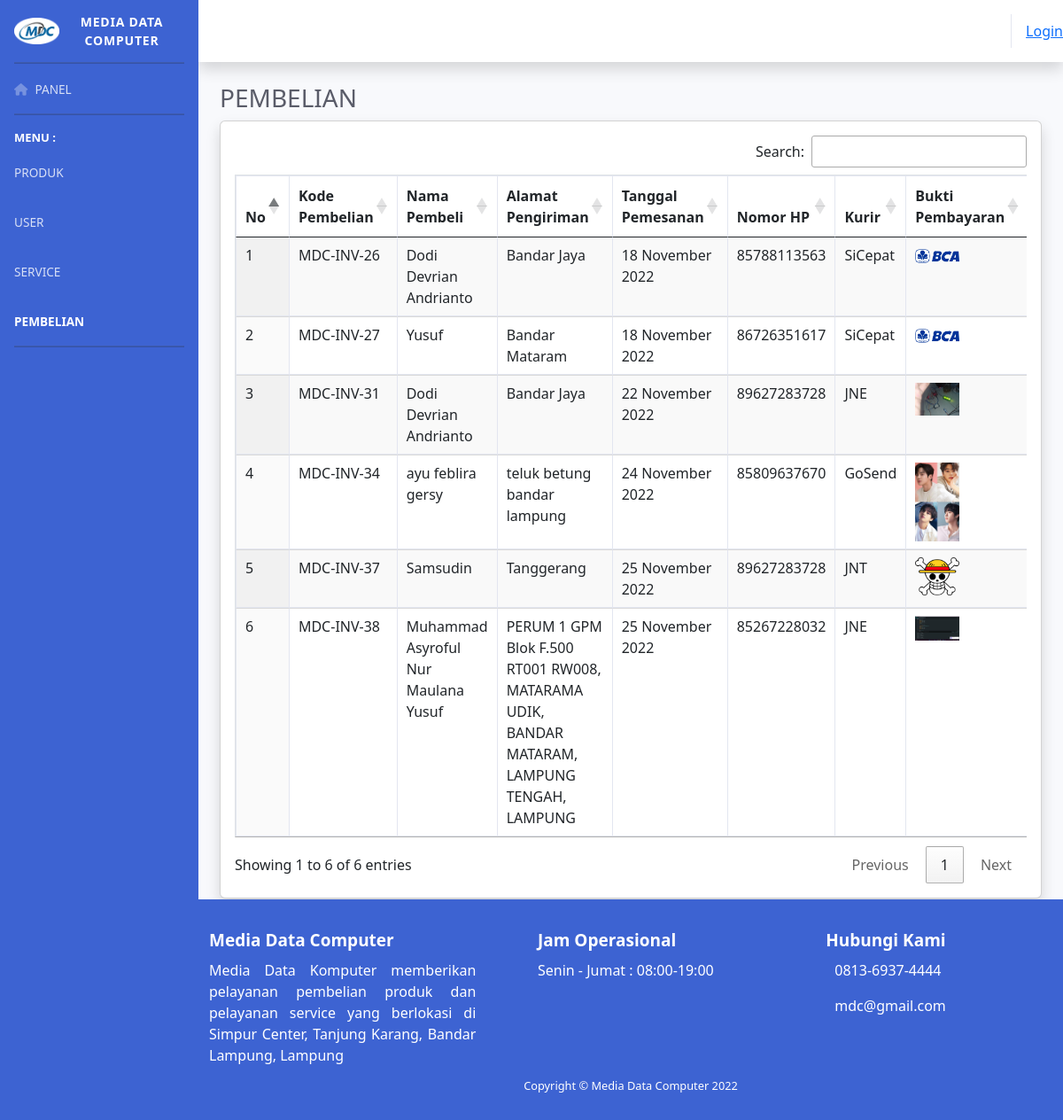
The page /index.php/owner/invoice on the database its author committed.
### tables this page shows
CREATE TABLE `invoice` (
  `id` int(15) NOT NULL,
  `id_user` int(20) NOT NULL,
  `nama` varchar(100) NOT NULL,
  `alamat` varchar(225) NOT NULL,
  `kurir` varchar(20) NOT NULL,
  `nomor` bigint(15) NOT NULL,
  `tgl_pesan` date NOT NULL,
  `gambar` varchar(225) NOT NULL,
  `status` varchar(20) NOT NULL
);

### application/controllers/owner/Invoice.php (called while the page is built, shortened)
<?php
class Invoice extends CI_Controller{
	public function __construct(){
		$this->load->helpers(['menuAktif']);
	}
	public function index(){
		$data['invoice'] = $this->Model_invoice->tampil_data();
		$this->load->view('owner/templates/header');
		$this->load->view('owner/templates/sidebar');
		$this->load->view('owner/templates/navbar');
		$this->load->view('owner/menu/invoice/list_invoice', $data);
		$this->load->view('owner/templates/footer');
	}
}

### index.php (called while the page is built, shortened)
<?php
require_once BASEPATH.'core/CodeIgniter.php';

### application/models/Model_invoice.php (called while the page is built, shortened)
<?php
class Model_invoice extends CI_Model{
	public function tampil_data(){
		$result = $this->db->get('invoice');
		if ($result->num_rows() > 0) {
			return $result->result();
		}else {
			return FALSE;
		}
	}
}

### application/views/owner/menu/invoice/list_invoice.php (the view, shortened to what this page needs)
<div class="container-fluid" style="margin-bottom: 250px">
	<div id="content">
	    <div class="container-fluid">
	        <h1 class="h3 mb-2 text-gray-800">PEMBELIAN</h1>
	        <div class="card shadow mb-4">
	            <div class="card-body">
	                <div class="table-responsive">
	                    <table id="table" class="table table-bordered display" style="width:100%">
	                        <thead>
	                            <tr>
	                                <th>No</th>
	                                <th>Kode Pembelian</th>
	                                <th>Nama Pembeli</th>
	                                <th>Alamat Pengiriman</th>
	                                <th>Tanggal Pemesanan</th>
	                                <th>Nomor HP</th>
	                                <th>Kurir</th>
	                                <th>Bukti Pembayaran</th>
	                            </tr>
	                        </thead>
	                        <tbody>
	                            <?php
	                            $no=1;
	                            foreach ($invoice as $inv) : ?>
	                            <tr>
	                            	<td><?php echo $no++ ?></td>
	                            	<td>MDC-INV-<?php echo $inv->id ?></td>
	                                <td><?php echo $inv->nama ?></td>
	                                <td><?php echo $inv->alamat ?></td>
	                                <td>
	                                	<?php
											$tanggal = $inv->tgl_pesan;
											switch (date('m', strtotime($tanggal))) {
												case '11':
													$bulan = 'November';
													break;
											}
											echo date('d', strtotime($tanggal)). ' '. $bulan. ' '. date('Y', strtotime($tanggal));
										?>
	                                </td>
	                                <td><?php echo $inv->nomor ?></td>
	                                <td><?php echo $inv->kurir ?></td>
	                                <td><img src="<?php echo base_url() ?>assets/uploads/bukti/<?php echo $inv->gambar ?>" width="50px"></td>
	                            </tr>
	                        	<?php endforeach; ?>
	                        </tbody>
	                    </table>
	                </div>
	            </div>
	        </div>
	    </div>
	</div>
</div>

### rows shown on the page
invoice: id "26", nama "Dodi Devrian Andrianto", alamat "Bandar Jaya", tgl_pesan "18", tgl_pesan "November", tgl_pesan "2022", nomor "85788113563", kurir "SiCepat", gambar (picture)
invoice: id "27", nama "Yusuf", alamat "Bandar Mataram", tgl_pesan "18", tgl_pesan "November", tgl_pesan "2022", nomor "86726351617", kurir "SiCepat", gambar (picture)
invoice: id "31", nama "Dodi Devrian Andrianto", alamat "Bandar Jaya", tgl_pesan "22", tgl_pesan "November", tgl_pesan "2022", nomor "89627283728", kurir "JNE", gambar (picture)
invoice: id "34", nama "ayu feblira gersy", alamat "teluk betung bandar lampung", tgl_pesan "24", tgl_pesan "November", tgl_pesan "2022", nomor "85809637670", kurir "GoSend", gambar (picture)
invoice: id "37", nama "Samsudin", alamat "Tanggerang", tgl_pesan "25", tgl_pesan "November", tgl_pesan "2022", nomor "89627283728", kurir "JNT", gambar (picture)
invoice: id "38", nama "Muhammad Asyroful Nur Maulana Yusuf", alamat "PERUM 1 GPM Blok F.500 RT001 RW008, MATARAMA UDIK, BANDAR MATARAM, LAMPUNG TENGAH, LAMPUNG", tgl_pesan "25", tgl_pesan "November", tgl_pesan "2022", nomor "85267228032", kurir "JNE", gambar (picture)

### other values the page prints
anchor('auth/login', 'Login') "Login"
